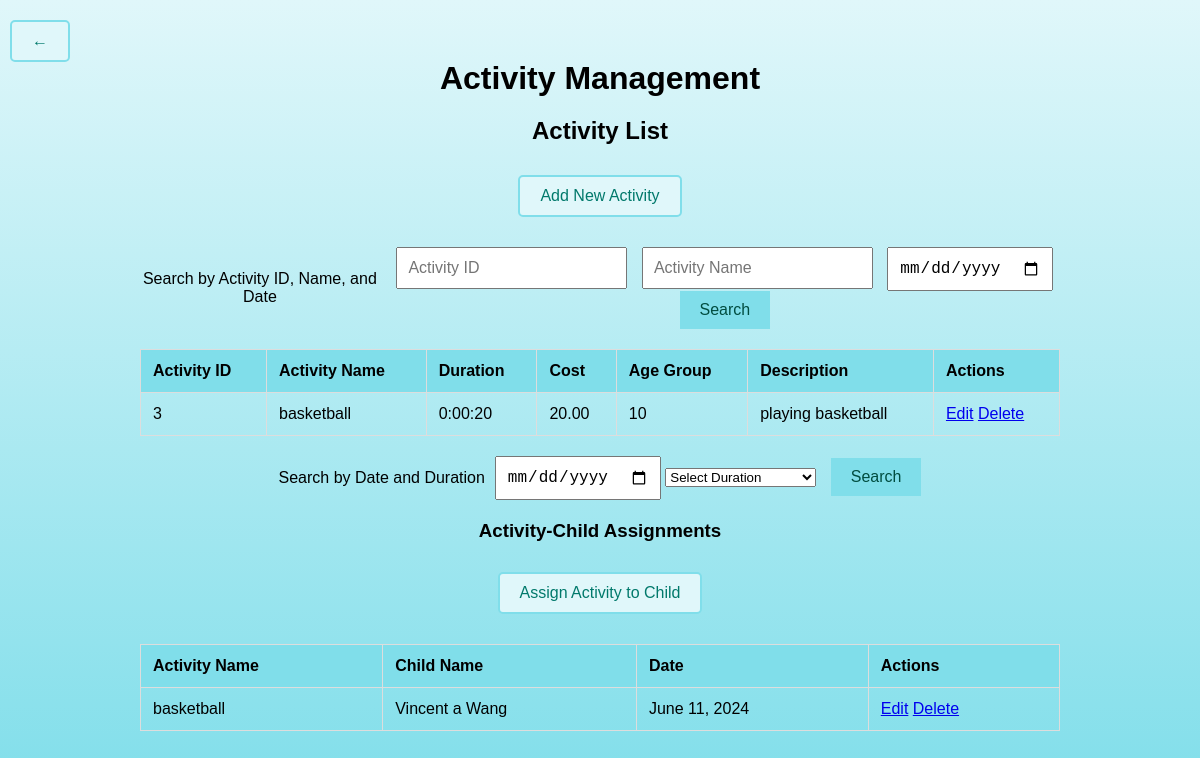
Before: /myapp/activities/ with the older database file.
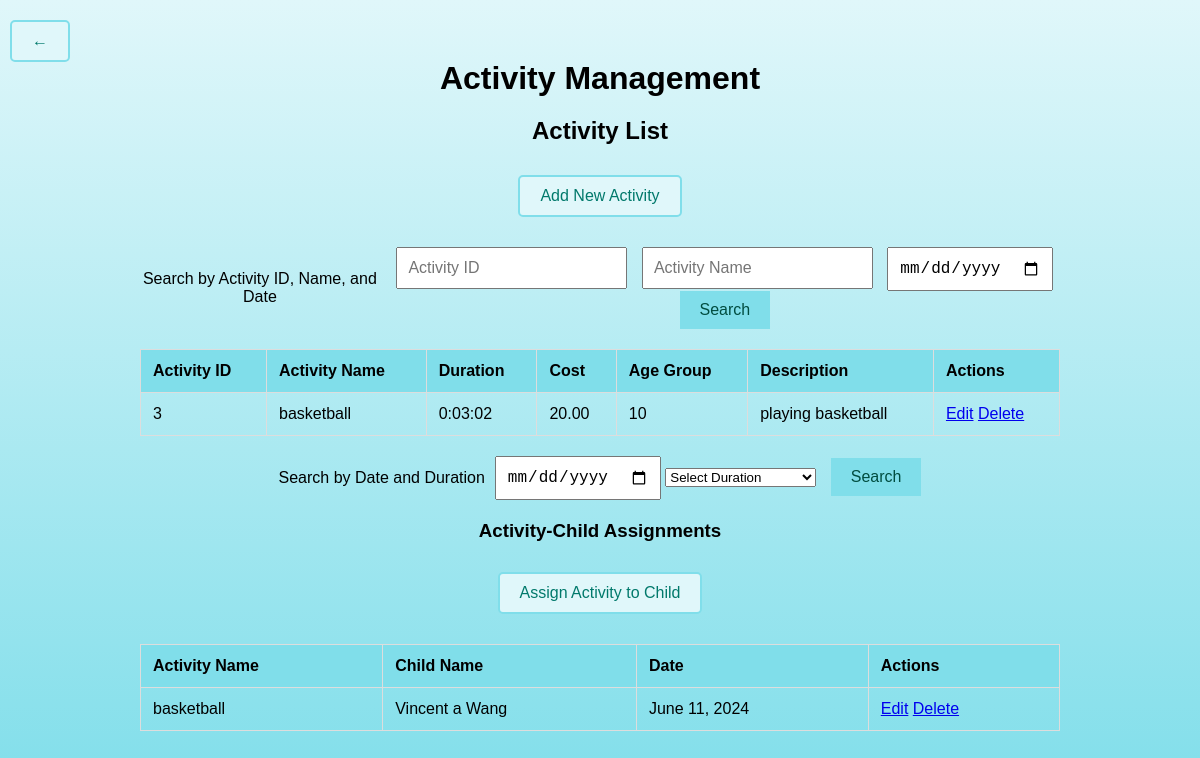
After: the same page with the newer database file.
### myapp/models.py (models this page shows, shortened)
class Activity(models.Model):
    activity_name = models.CharField(max_length=50)
    duration = models.DurationField()
    cost = models.DecimalField(max_digits=10, decimal_places=2)
    age_group = models.CharField(max_length=20)
    description = models.TextField()

### myapp/views.py (the view)
# urls.py: path('activities/', views.activity_list, name='activity_list'),
def activity_list(request):
    activities = Activity.objects.all()
    child_activities_assignments = ChildActivityAssignment.objects.all()
    return render(request, 'activity_list.html', {
        'activities': activities,
        'child_activities_assignments': child_activities_assignments
    })

### myapp/templates/activity_list.html (shortened to what this page needs)
<!DOCTYPE html>
<html lang="en">
<head>
</head>
<body>
    <div class="back-button">
        <a href="{% url 'home' %}" class="button">&larr;</a>
    </div>
    <div class="outer-container">
        <div class="container">
            <h1>Activity Management</h1>
            <h2>Activity List</h2>
            <a href="{% url 'activity_add' %}" class="button">Add New Activity</a>
            <div class="search-bar">
                <label for="search-activityID">Search by Activity ID, Name, and Date</label>
                <form method="GET" action="{% url 'search_activity_details' %}">
                    <input type="text" id="search-activityID" name="activityID" placeholder="Activity ID">
                    <input type="text" id="search-activityName" name="activityName" placeholder="Activity Name">
                    <input type="date" name="date" placeholder="Date" required>
                    <button type="submit">Search</button>
                </form>
            </div>
            <table>
                <thead>
                    <tr>
                        <th>Activity ID</th>
                        <th>Activity Name</th>
                        <th>Duration</th>
                        <th>Cost</th>
                        <th>Age Group</th>
                        <th>Description</th>
                        <th>Actions</th>
                    </tr>
                </thead>
                <tbody>
                    {% for activity in activities %}
                    <tr>
                        <td>{{ activity.id }}</td>
                        <td>{{ activity.activity_name }}</td>
                        <td>{{ activity.duration }}</td>
                        <td>{{ activity.cost }}</td>
                        <td>{{ activity.age_group }}</td>
                        <td>{{ activity.description }}</td>
                        <td>
                            <a href="{% url 'activity_edit' activity.pk %}">Edit</a>
                            <a href="{% url 'activity_delete' activity.pk %}">Delete</a>
                        </td>
                    </tr>
                    {% endfor %}
                </tbody>
            </table>
            <div class="search-bar">
                <label for="search-activity">Search by Date and Duration</label>
                <form method="GET" action="{% url 'search_activity_by_duration' %}">
                    <input type="date" id="search-date" name="date" placeholder="Date" required>
                    <select name="duration" required>
                        <option value="">Select Duration</option>
                    </select>
                    <button type="submit">Search</button>
                </form>
            </div>
            <h3>Activity-Child Assignments</h3>
            <a href="{% url 'assign_activity_child' %}" class="button">Assign Activity to Child</a>
            <table>
                <thead>
                    <tr>
                        <th>Activity Name</th>
                        <th>Child Name</th>
                        <th>Date</th>
                        <th>Actions</th>
                    </tr>
                </thead>
                <tbody>
                    {% for assignment in child_activities_assignments %}
                    <tr>
                        <td>{{ assignment.activity.activity_name }}</td>
                        <td>{{ assignment.child.first_name }} {{ assignment.child.middle_name }} {{ assignment.child.last_name }}</td>
                        <td>{{ assignment.date }}</td>
                        <td>
                            <a href="{% url 'edit_activity_assignment' assignment.id %}">Edit</a>
                            <a href="{% url 'delete_activity_assignment' assignment.id %}">Delete</a>
                        </td>
                    </tr>
                    {% endfor %}
                </tbody>
            </table>
        </div>
    </div>
</body>
</html>

Changed rows visible on the page:
changed Activity "basketball": duration "0:00:20" → "0:03:02"
